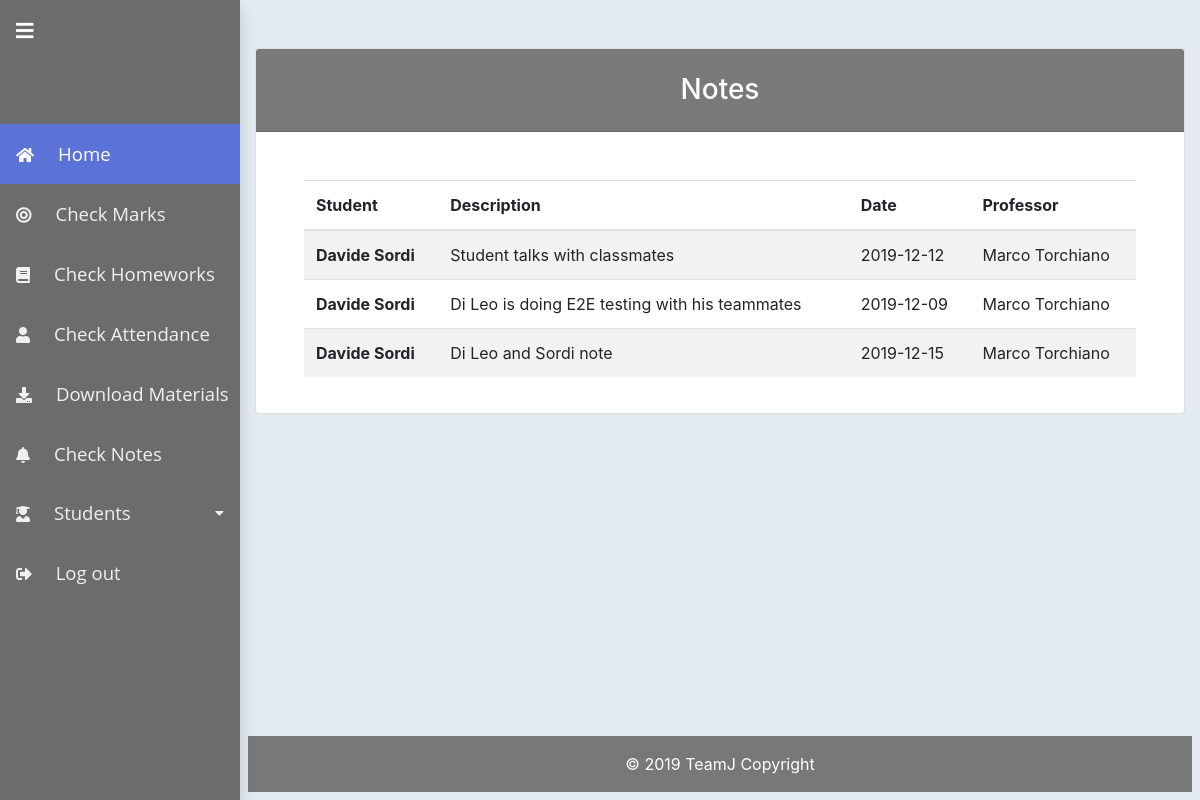
Before: /usergroup/parent/listNotes.php (signed in) with the older database file.
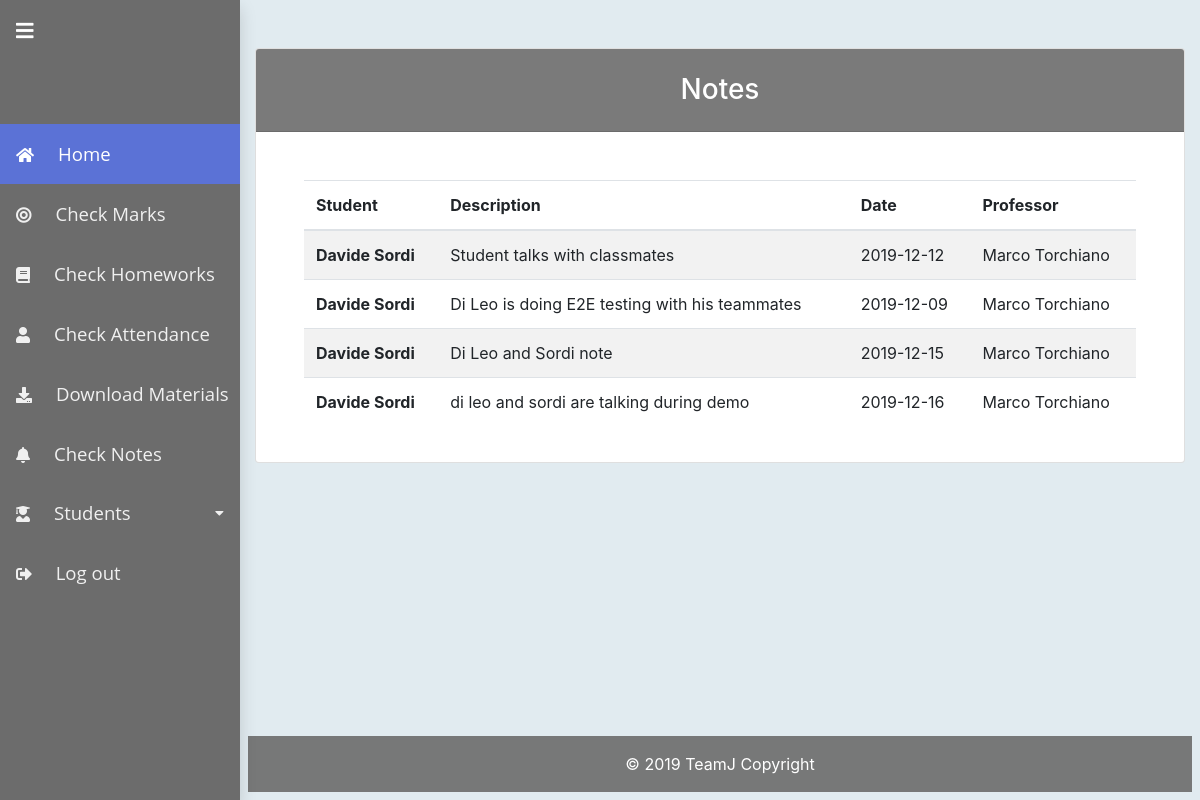
After: the same page with the newer database file.
### tables this page shows
CREATE TABLE `Note` (
  `ID` int(11) NOT NULL,
  `TeacherID` int(11) NOT NULL,
  `SpecificClassID` int(11) NOT NULL,
  `Date` timestamp NOT NULL DEFAULT CURRENT_TIMESTAMP,
  `Description` text NOT NULL
);

CREATE TABLE `Student` (
  `ID` int(11) NOT NULL,
  `Name` varchar(50) NOT NULL,
  `Surname` varchar(50) NOT NULL,
  `AverageLastSchool` float NOT NULL,
  `CF` varchar(16) NOT NULL,
  `SpecificClassID` int(11) NOT NULL
);

CREATE TABLE `User` (
  `ID` int(11) NOT NULL,
  `Name` varchar(200) NOT NULL,
  `Surname` varchar(200) NOT NULL,
  `Email` text NOT NULL,
  `Password` text NOT NULL,
  `UserGroup` varchar(25) NOT NULL
);

### classes/sparent.class.php (called while the page is built, shortened)
<?php
class sparent extends user {
	public function get_notes($childID) {
		$conn = $this->connectMySql();
		$notes = array();
		if ($childID > 0) {
			$query = "SELECT u.Name as teacherName, u.Surname as teacherSurname, Date, Description, s.Name as studentName , s.Surname as studentSurname
						FROM Note n, NoteRecord nr,Student s, Teacher t, User u
						WHERE n.TeacherID=t.ID
						AND nr.NoteID=n.ID
						AND nr.StudentID=s.ID
						AND t.UserID=u.ID
						and s.ID =?;";
		} else if ($childID == -1) {
			$query = "SELECT u.Name as teacherName, u.Surname as teacherSurname, Date, Description, s.Name as studentName , s.Surname as studentSurname, nr.ID as NoteID
						FROM Note n, NoteRecord nr,Student s, Teacher t, User u
						WHERE n.TeacherID=t.ID
						AND nr.NoteID=n.ID
						AND nr.StudentID=s.ID
						AND t.UserID=u.ID
						and s.ID IN (SELECT StudentID FROM Parent WHERE UserID = ?);";
		}
		$stmt = $conn->prepare($query);
		if ($childID > 0)
			$stmt->bind_param('i', $childID);
		else if ($childID == -1)
			$stmt->bind_param('i', $this->get_id());
		$stmt->execute();
		$res = $stmt->get_result();
		while ($row = $res->fetch_assoc()) {
			array_push($notes, $row);
		}
		return $notes;
	}
}

### classes/user.class.php (called while the page is built, shortened)
<?php
class user {
	public function get_id() {
		return isset($_SESSION['id']) ? $_SESSION['id'] : -1;
	}
}
?>

### usergroup/parent/listNotes.php (the view, shortened to what this page needs)
<?php
$site = new csite();
$page = new cpage("");
$site->setPage($page);
$sparent = new sparent();
$content .= '<ul class="list-group">
            <div class="card">
                <h3 class="card-header info-color white-text text-center py-4" style="background-color:rgba(108,108,108,0.9);color:white">Notes</h3>
                <div class="card-body  px-lg-5 pt-0 mt-md-5">
                    <table class="table table-striped">
                      <thead>
                        <tr>
                          <th scope="col">Student</th>
                          <th scope="col">Description</th>
                          <th scope="col">Date</th>
                          <th scope="col">Professor</th>
                        </tr>
                      </thead>
                      <tbody>';
$notes = $sparent->get_notes($sparent->get_current_child());
if ($notes) {
	foreach ($notes as $i => $row) {
		$dates = explode(" ", $row['Date']);
		$content .= '<tr>
        <th scope="row">' . $row['studentName'] . ' ' . $row['studentSurname'] . '</th>
        <td>' . $row['Description'] . '</td>
        <td>' . $dates[0] . '</td>
        <td>' . $row['teacherName'] . ' ' . $row['teacherSurname'] . '</td>
      </tr>';
	}
}
$content .= ' </tbody>
                      </table>
                      </div>
                      </div>
                      </ul>';
$site->render();
?>

### classes/csite.class.php (shortened to what this page needs)
<?php
class csite{
    private $headers;
    private $footers;
    public function __construct(){
        $this->headers = array();
        $this->footers = array();
    }
    public function render(){
        foreach($this->headers as $header){
            $h_path = FULL_PATH."/".$header;
            include $h_path;
        }
        foreach($this->footers as $footer){
            include FULL_PATH."/".$footer;
        }
    }
    public function addHeader($file){
        $this->headers[] = $file;
    }
    public function addFooter($file){
        $this->footers[] = $file;
    }
}
?>

### footer.php (shortened to what this page needs)
<footer class="footer font-small text-white ml-2 mr-2 mb-2">
    <div class="footer-copyright text-center py-3">© 2019 TeamJ Copyright</div>
</footer>
</body>
</html>

Changed rows visible on the page:
added note: student.Name "Davide", student.Surname "Sordi", Description "di leo and sordi are talking during demo", Date "2019-12-16", user.Name "Marco", user.Surname "Torchiano"
